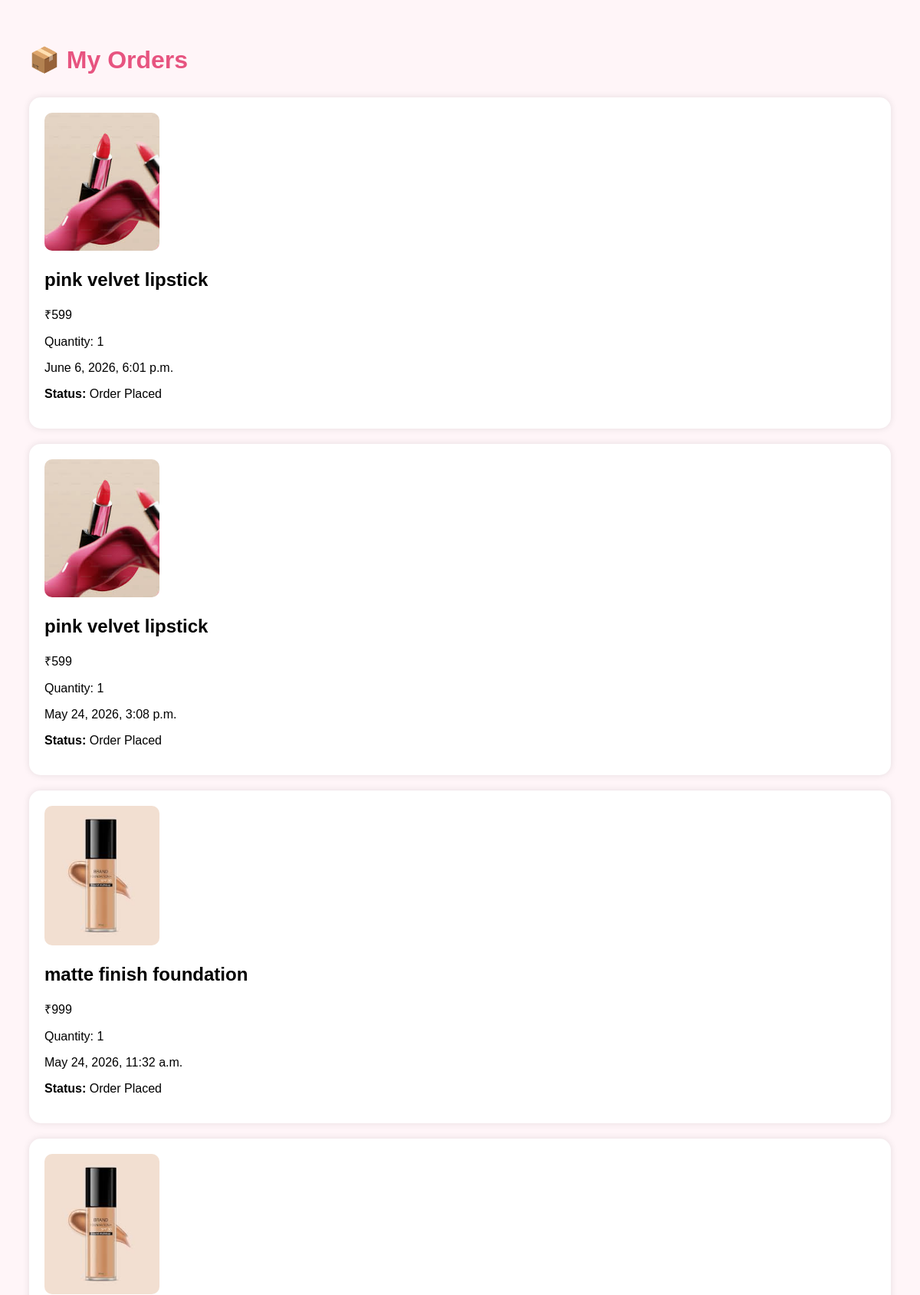
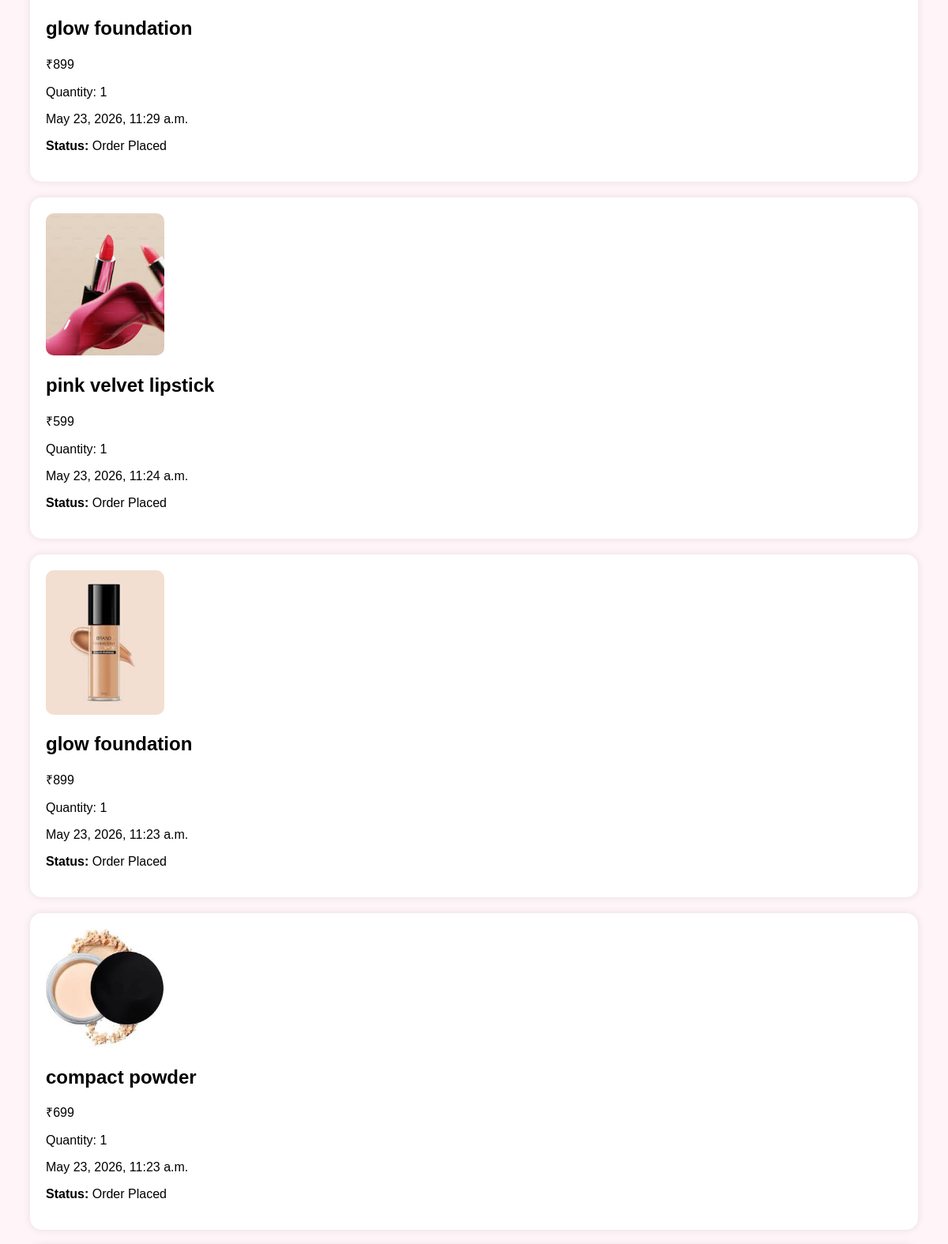
Screenshot of /orders/ (upper part) with the database file from the repository (2 pictures, top to bottom).
### products/models.py (models this page shows, shortened)
class Order(models.Model):
    product = models.ForeignKey(Product, on_delete=models.CASCADE)
    product_name = models.CharField(max_length=200)
    price = models.IntegerField()
    quantity = models.IntegerField()
    image = models.ImageField(upload_to='orders/')
    status = models.CharField(max_length=100, default="Order Placed")
    ordered_date = models.DateTimeField(auto_now_add=True)

class Product(models.Model):
    category = models.ForeignKey(Category, on_delete=models.CASCADE)
    name = models.CharField(max_length=100)
    description = models.TextField(default="")
    price = models.IntegerField()
    image = models.ImageField(upload_to='products/')

### products/views.py (the view)
# urls.py: path('orders/', views.order_history, name='order_history'),
def order_history(request):
    orders = Order.objects.all().order_by('-ordered_date')
    return render(request, 'order_history.html', {
        'orders': orders
    })

### products/templates/order_history.html (shortened to what this page needs)
<!DOCTYPE html>
<html>
<head>
</head>
<body>
<h1>📦 My Orders</h1>
<div class="products">
{% for order in orders %}
<div class="order-card">
    <img src="{{ order.product.image.url }}" width="200">
    <h2>{{ order.product_name }}</h2>
    <p>₹{{ order.price }}</p>
    <p>Quantity: {{ order.quantity }}</p>
    <p>{{ order.ordered_date }}</p>
    <p><b>Status:</b> {{ order.status }}</p>
</div>
{% endfor %}
</body>
</html>

### products/templates/order_history.html (style rules this page uses)
body { background:#fff5f8; padding:30px; font-family:Arial; }
h1 { color:#e75480; margin-bottom:30px; }
.order-card { background:white; padding:20px; border-radius:15px; margin-bottom:20px; box-shadow:0 0 10px rgba(0,0,0,0.1); }
.order-card img { width:150px; border-radius:10px; }

### rows the page displays
Order: product.image (picture), product_name "pink velvet lipstick", price "599", quantity "1", ordered_date "June 6, 2026, 6:01 p.m.", status "Order Placed"
Order: product.image (picture), product_name "pink velvet lipstick", price "599", quantity "1", ordered_date "May 24, 2026, 3:08 p.m.", status "Order Placed"
Order: product.image (picture), product_name "matte finish foundation", price "999", quantity "1", ordered_date "May 24, 2026, 11:32 a.m.", status "Order Placed"
Order: product.image (picture), product_name "glow foundation", price "899", quantity "1", ordered_date "May 23, 2026, 11:29 a.m.", status "Order Placed"
Order: product.image (picture), product_name "pink velvet lipstick", price "599", quantity "1", ordered_date "May 23, 2026, 11:24 a.m.", status "Order Placed"
Order: product.image (picture), product_name "glow foundation", price "899", quantity "1", ordered_date "May 23, 2026, 11:23 a.m.", status "Order Placed"
Order: product.image (picture), product_name "compact powder", price "699", quantity "1", ordered_date "May 23, 2026, 11:23 a.m.", status "Order Placed"
